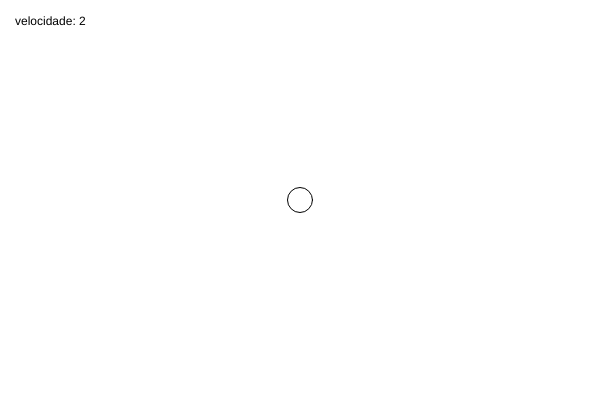
Frame 1 (no input)
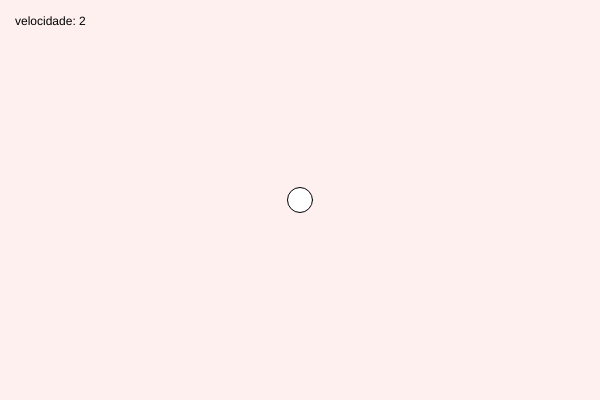
Frame 60 (no input)
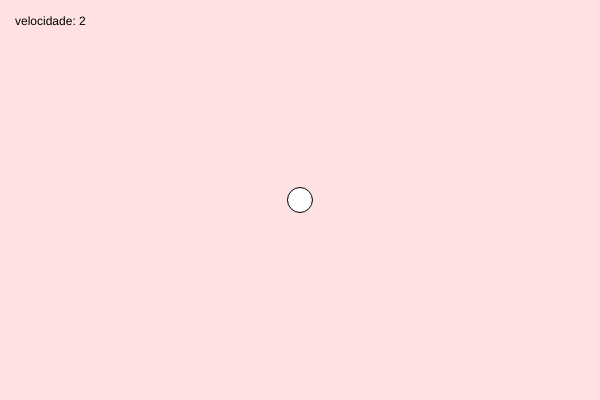
Frame 120 (the mouse pressed at the canvas centre since frame 60)

The p5.js sketch that drew these frames (run headless with seeded random() and noise() and a simulated clock; from frame 60 on, the mouse is pressed at the canvas centre):

// p5.js sketch
// ── sketch.js
let h = 0.1
let g = 255 - h
let b = 255 - h
let playerx = 300
let playery = 200
let playermvsp = 2
  
function setup() {
  createCanvas(600, 400);
}

function draw()
{
  h += 0.25
  g = 255 - h
  b = 255 - h
  background(255, g, b)
  
  
  text("velocidade: " + round(playermvsp), 15, 25);
  if (keyIsDown(SHIFT) === true) 
  {
    if (playermvsp < 4)
      playermvsp += 0.085
  }
  else
      playermvsp = 2

  
  if (keyIsDown(LEFT_ARROW) === true) 
  {
    playerx -= playermvsp;
  }
  
  if (keyIsDown(RIGHT_ARROW) === true) 
  {
    playerx += playermvsp;
  }
  if (keyIsDown(DOWN_ARROW) === true) 
  {
    playery += playermvsp;
  }
  
  if (keyIsDown(UP_ARROW) === true) 
  {
    playery -= playermvsp;
  }
  
circle(playerx, playery, 25);
  
  
  
  
  
}
